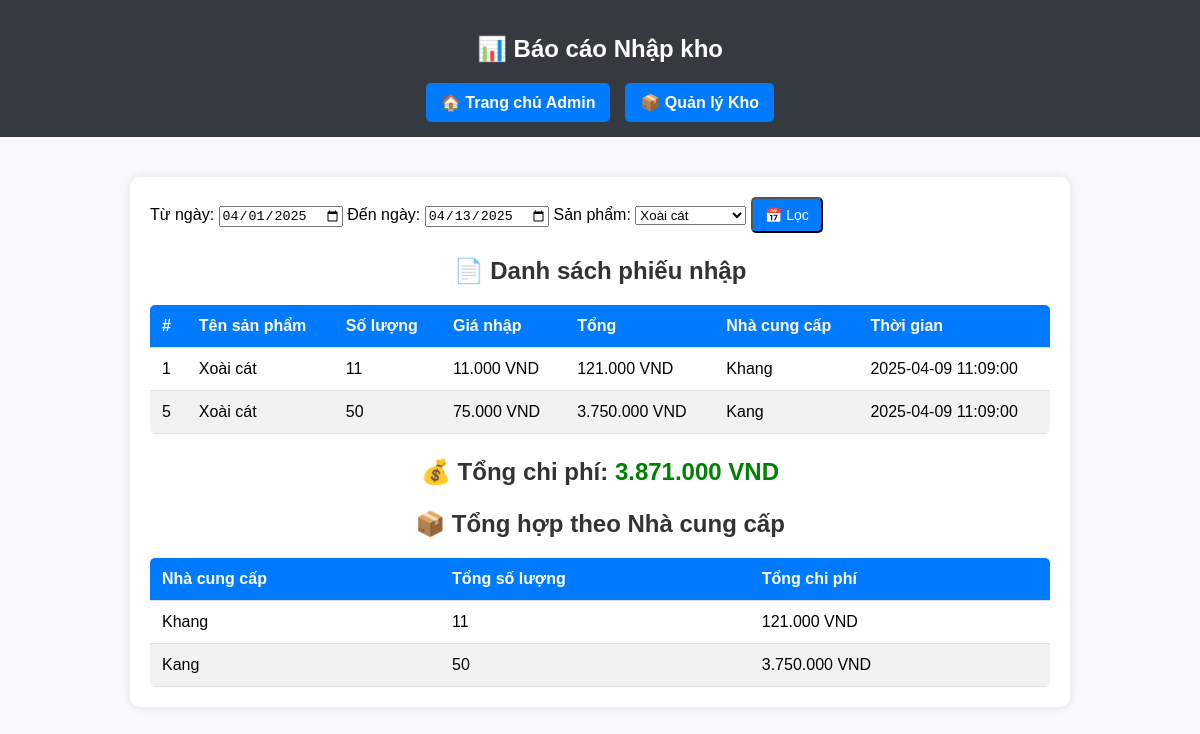
The app's page /admin/inventory_report.php?product_id=473170 (signed in) with its own data.
### tables this page shows
CREATE TABLE `inventory` (
  `id` int(11) NOT NULL,
  `product_id` int(6) NOT NULL,
  `quantity` int(11) NOT NULL,
  `purchase_price` decimal(10,2) DEFAULT NULL,
  `selling_price` double DEFAULT NULL,
  `unit_type` varchar(10) DEFAULT NULL,
  `supplier` varchar(255) DEFAULT NULL,
  `import_date` timestamp NOT NULL DEFAULT current_timestamp(),
  `created_at` datetime DEFAULT current_timestamp()
);

CREATE TABLE `products` (
  `product_id` int(6) NOT NULL,
  `name` varchar(255) NOT NULL,
  `selling_price` decimal(10,2) DEFAULT NULL,
  `description` text DEFAULT NULL,
  `category` varchar(100) NOT NULL DEFAULT 'Chung',
  `discount` decimal(5,2) NOT NULL DEFAULT 0.00,
  `image_url` varchar(255) DEFAULT NULL,
  `created_at` timestamp NOT NULL DEFAULT current_timestamp(),
  `visibility` enum('public','private') DEFAULT 'public',
  `stock_quantity` int(11) DEFAULT 0,
  `unit` varchar(10) NOT NULL DEFAULT 'kg',
  `status` enum('selling','not_selling') DEFAULT 'not_selling'
);

### admin/inventory_report.php (the view, shortened to what this page needs)
<?php
require_once __DIR__ . '/../database/db_connect.php';
$start_date = $_GET['start_date'] ?? date('Y-m-01');
$end_date = $_GET['end_date'] ?? date('Y-m-d');
$selected_product_id = $_GET['product_id'] ?? '';
$where = "DATE(inv.created_at) BETWEEN ? AND ?";
$params = [$start_date, $end_date];
$types = "ss";
if (!empty($selected_product_id)) {
    $where .= " AND inv.product_id = ?";
    $params[] = $selected_product_id;
    $types .= "i";
}
$sql = "SELECT inv.id, p.name, inv.quantity, inv.purchase_price, inv.supplier, inv.created_at
        FROM inventory inv
        JOIN products p ON inv.product_id = p.product_id
        WHERE $where
        ORDER BY inv.created_at DESC";
$stmt = $conn->prepare($sql);
$stmt->bind_param($types, ...$params);
$stmt->execute();
$result = $stmt->get_result();
$inventory_data = [];
$total_spent = 0;
$summary_by_supplier = [];
while ($row = $result->fetch_assoc()) {
    $inventory_data[] = $row;
    $total = $row['quantity'] * $row['purchase_price'];
    $total_spent += $total;
    $supplier = $row['supplier'];
    if (!isset($summary_by_supplier[$supplier])) {
        $summary_by_supplier[$supplier] = [
            'total_quantity' => 0,
            'total_spent' => 0
        ];
    }
    $summary_by_supplier[$supplier]['total_quantity'] += $row['quantity'];
    $summary_by_supplier[$supplier]['total_spent'] += $total;
}
?>
<!DOCTYPE html>
<html lang="vi">
<head>
    <link rel="stylesheet" href="../assets/css/admin.css">
</head>
<body>
<header>
    <h2>📊 Báo cáo Nhập kho</h2>
    <nav>
        <a href="index.php">🏠 Trang chủ Admin</a>
        <a href="manage_inventory.php">📦 Quản lý Kho</a>
    </nav>
</header>
<section>
    <form method="get" class="filter-form">
        <label for="start_date">Từ ngày:</label>
        <input type="date" name="start_date" id="start_date" value="<?= htmlspecialchars($start_date) ?>">
        <label for="end_date">Đến ngày:</label>
        <input type="date" name="end_date" id="end_date" value="<?= htmlspecialchars($end_date) ?>">
        <label for="product_id">Sản phẩm:</label>
        <select name="product_id" id="product_id">
            <?php
            $productResult = $conn->query("SELECT product_id, name FROM products ORDER BY name ASC");
            while ($prod = $productResult->fetch_assoc()):
                $selected = ($selected_product_id == $prod['product_id']) ? 'selected' : '';
            ?>
                <option value="<?= $prod['product_id'] ?>" <?= $selected ?>>
                    <?= htmlspecialchars($prod['name']) ?>
                </option>
            <?php endwhile; ?>
        </select>
        <button type="submit" class="btn btn-primary">📅 Lọc</button>
    </form>
    <h3>📄 Danh sách phiếu nhập</h3>
    <?php if (!empty($inventory_data)): ?>
        <table class="admin-table">
            <thead>
                <tr>
                    <th>#</th>
                    <th>Tên sản phẩm</th>
                    <th>Số lượng</th>
                    <th>Giá nhập</th>
                    <th>Tổng</th>
                    <th>Nhà cung cấp</th>
                    <th>Thời gian</th>
                </tr>
            </thead>
            <tbody>
                <?php foreach ($inventory_data as $row): ?>
                <tr>
                    <td><?= $row['id'] ?></td>
                    <td><?= htmlspecialchars($row['name']) ?></td>
                    <td><?= (int)$row['quantity'] ?></td>
                    <td><?= number_format($row['purchase_price'], 0, ',', '.') ?> VND</td>
                    <td><?= number_format($row['quantity'] * $row['purchase_price'], 0, ',', '.') ?> VND</td>
                    <td><?= htmlspecialchars($row['supplier']) ?></td>
                    <td><?= $row['created_at'] ?></td>
                </tr>
                <?php endforeach; ?>
            </tbody>
        </table>
        <h3>💰 Tổng chi phí: <span style="color: green;">
            <?= number_format($total_spent, 0, ',', '.') ?> VND</span>
        </h3>
        <h3>📦 Tổng hợp theo Nhà cung cấp</h3>
        <table class="admin-table">
            <thead>
                <tr>
                    <th>Nhà cung cấp</th>
                    <th>Tổng số lượng</th>
                    <th>Tổng chi phí</th>
                </tr>
            </thead>
            <tbody>
                <?php foreach ($summary_by_supplier as $supplier => $summary): ?>
                <tr>
                    <td><?= htmlspecialchars($supplier) ?></td>
                    <td><?= (int)$summary['total_quantity'] ?></td>
                    <td><?= number_format($summary['total_spent'], 0, ',', '.') ?> VND</td>
                </tr>
                <?php endforeach; ?>
            </tbody>
        </table>
    <?php else: ?>
        <p class="error-message">❌ Không có dữ liệu nhập kho trong khoảng thời gian đã chọn.</p>
    <?php endif; ?>
</section>
</body>
</html>

### assets/css/admin.css (style rules this page uses)
body { font-family: Arial, sans-serif; background-color: #f8f9fa; margin: 0; padding: 0; }
header { background: #343a40; color: white; padding: 15px; text-align: center; }
nav { display: flex; justify-content: center; gap: 15px; margin-top: 10px; }
nav a { color: white; text-decoration: none; font-weight: bold; padding: 10px 15px; background: #007bff; border-radius: 5px; transition: background 0.3s ease-in-out; }
section { max-width: 900px; margin: 40px auto; padding: 20px; background: white; border-radius: 10px; box-shadow: 0 0 10px rgba(0, 0, 0, 0.1); }
h3 { text-align: center; color: #333; font-size: 24px; font-weight: bold; margin-bottom: 20px; }
.admin-table { width: 100%; border-collapse: collapse; background: #fff; border-radius: 5px; overflow: hidden; }
.admin-table th, .admin-table td { padding: 12px; text-align: left; border-bottom: 1px solid #ddd; }
.admin-table th { background: #007bff; color: #fff; }
.admin-table tr:nth-child(even) { background: #f2f2f2; }
.btn { text-decoration: none; padding: 8px 12px; border-radius: 5px; font-size: 14px; display: inline-block; text-align: center; }
.btn-primary { background: #007bff; color: white; }

### records on screen
inventory: id "1", product.name "Xoài cát", quantity "11", purchase_price "11.000", $row['quantity'] * $row['purchase_price'] "121.000", supplier "Khang", created_at "2025-04-09 11:09:00"
inventory: id "5", product.name "Xoài cát", quantity "50", purchase_price "75.000", $row['quantity'] * $row['purchase_price'] "3.750.000", supplier "Kang", created_at "2025-04-09 11:09:00"

### other values on screen
$total_spent "3.871.000"
$supplier "Khang"
$summary['total_quantity'] "11"
$summary['total_spent'] "121.000"
$summary['total_quantity'] "50"
$summary['total_spent'] "3.750.000"
form field product_id "Xoài cát"
